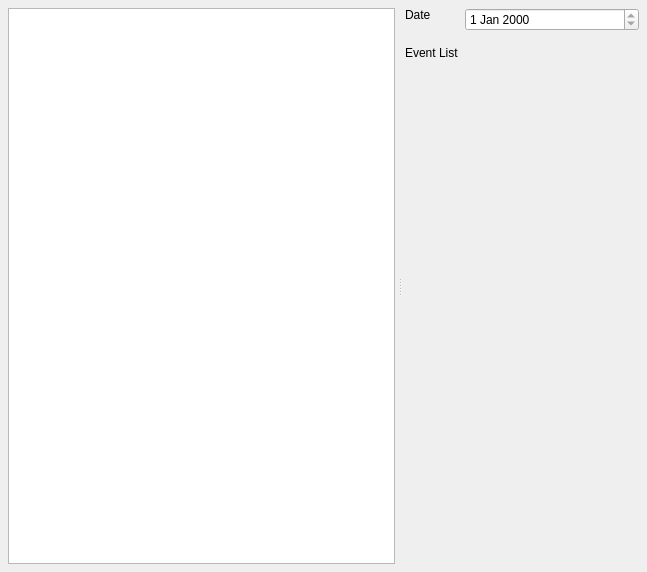
<?xml version="1.0" encoding="UTF-8"?>
<ui version="4.0">
 <class>LifeWeekChart</class>
 <widget class="QWidget" name="LifeWeekChart">
  <property name="geometry">
   <rect>
    <x>0</x>
    <y>0</y>
    <width>647</width>
    <height>572</height>
   </rect>
  </property>
  <property name="windowTitle">
   <string>LifeWeekChart</string>
  </property>
  <layout class="QHBoxLayout" name="horizontalLayout">
   <property name="spacing">
    <number>0</number>
   </property>
   <property name="leftMargin">
    <number>8</number>
   </property>
   <property name="topMargin">
    <number>8</number>
   </property>
   <property name="rightMargin">
    <number>8</number>
   </property>
   <property name="bottomMargin">
    <number>8</number>
   </property>
   <item>
    <widget class="QSplitter" name="splitter">
     <property name="orientation">
      <enum>Qt::Horizontal</enum>
     </property>
     <property name="handleWidth">
      <number>10</number>
     </property>
     <widget class="QGraphicsView" name="graphicsView"/>
     <widget class="QWidget" name="verticalLayoutWidget">
      <layout class="QGridLayout" name="gridLayout">
       <property name="verticalSpacing">
        <number>15</number>
       </property>
       <item row="0" column="0">
        <widget class="QLabel" name="label">
         <property name="text">
          <string>Date</string>
         </property>
         <property name="alignment">
          <set>Qt::AlignLeading|Qt::AlignLeft|Qt::AlignTop</set>
         </property>
        </widget>
       </item>
       <item row="3" column="0">
        <widget class="QLabel" name="label_2">
         <property name="text">
          <string>Event List</string>
         </property>
         <property name="alignment">
          <set>Qt::AlignLeading|Qt::AlignLeft|Qt::AlignTop</set>
         </property>
        </widget>
       </item>
       <item row="0" column="1">
        <widget class="QDateEdit" name="dateEdit_SelectedData">
         <property name="sizePolicy">
          <sizepolicy hsizetype="MinimumExpanding" vsizetype="Fixed">
           <horstretch>0</horstretch>
           <verstretch>0</verstretch>
          </sizepolicy>
         </property>
         <property name="readOnly">
          <bool>true</bool>
         </property>
        </widget>
       </item>
       <item row="3" column="1">
        <layout class="QVBoxLayout" name="verticalLayout_EventButtons">
         <property name="spacing">
          <number>15</number>
         </property>
        </layout>
       </item>
       <item row="4" column="1">
        <spacer name="verticalSpacer">
         <property name="orientation">
          <enum>Qt::Vertical</enum>
         </property>
         <property name="sizeHint" stdset="0">
          <size>
           <width>20</width>
           <height>40</height>
          </size>
         </property>
        </spacer>
       </item>
      </layout>
     </widget>
    </widget>
   </item>
  </layout>
  <action name="actionAdd_Event">
   <property name="icon">
    <iconset>
     <normaloff>:/icon/white/white_plus.svg</normaloff>:/icon/white/white_plus.svg</iconset>
   </property>
   <property name="text">
    <string>Add Event</string>
   </property>
   <property name="shortcut">
    <string>Ctrl+N</string>
   </property>
  </action>
 </widget>
 <resources>
  <include location="../DongliTeahouse.qrc"/>
 </resources>
 <connections/>
</ui>
